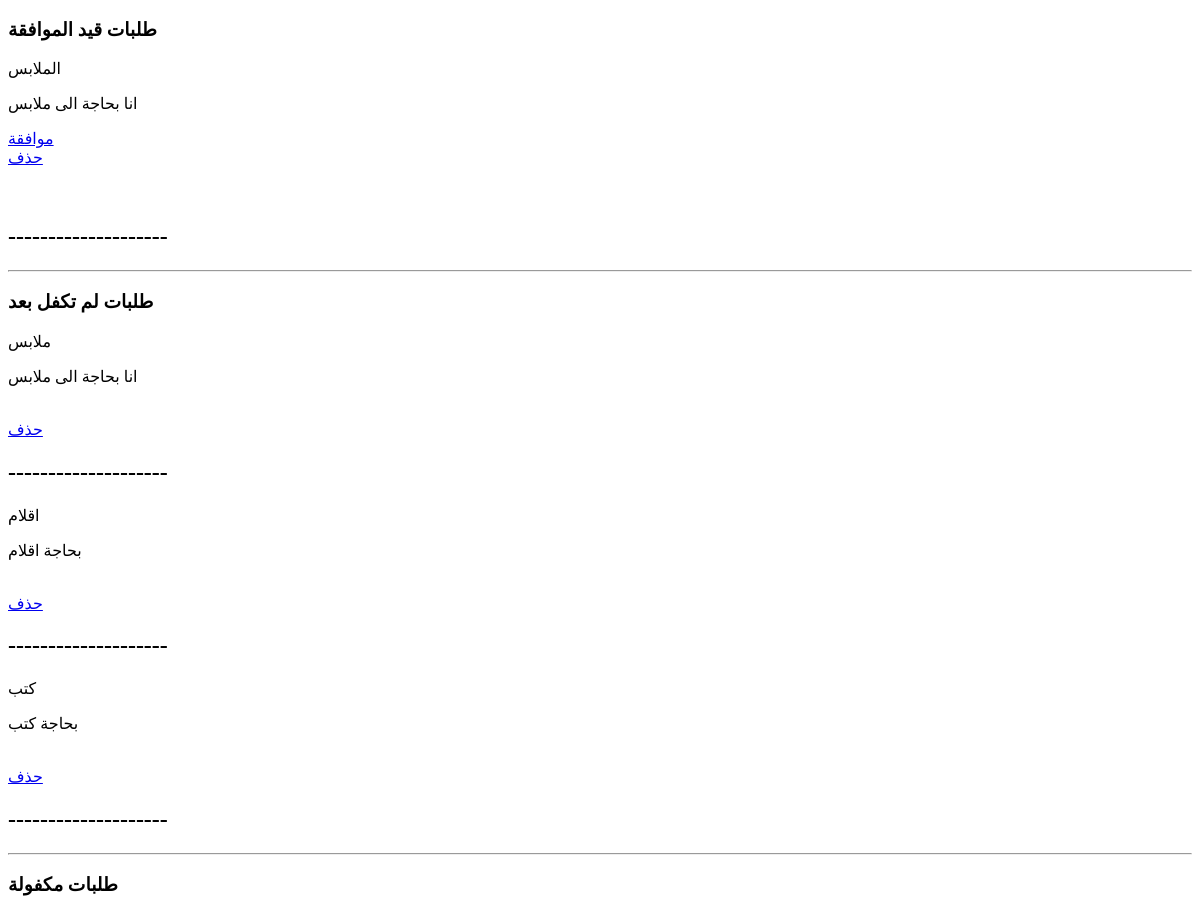
The page /students/view_rq/ (signed in) on the database as committed earlier.
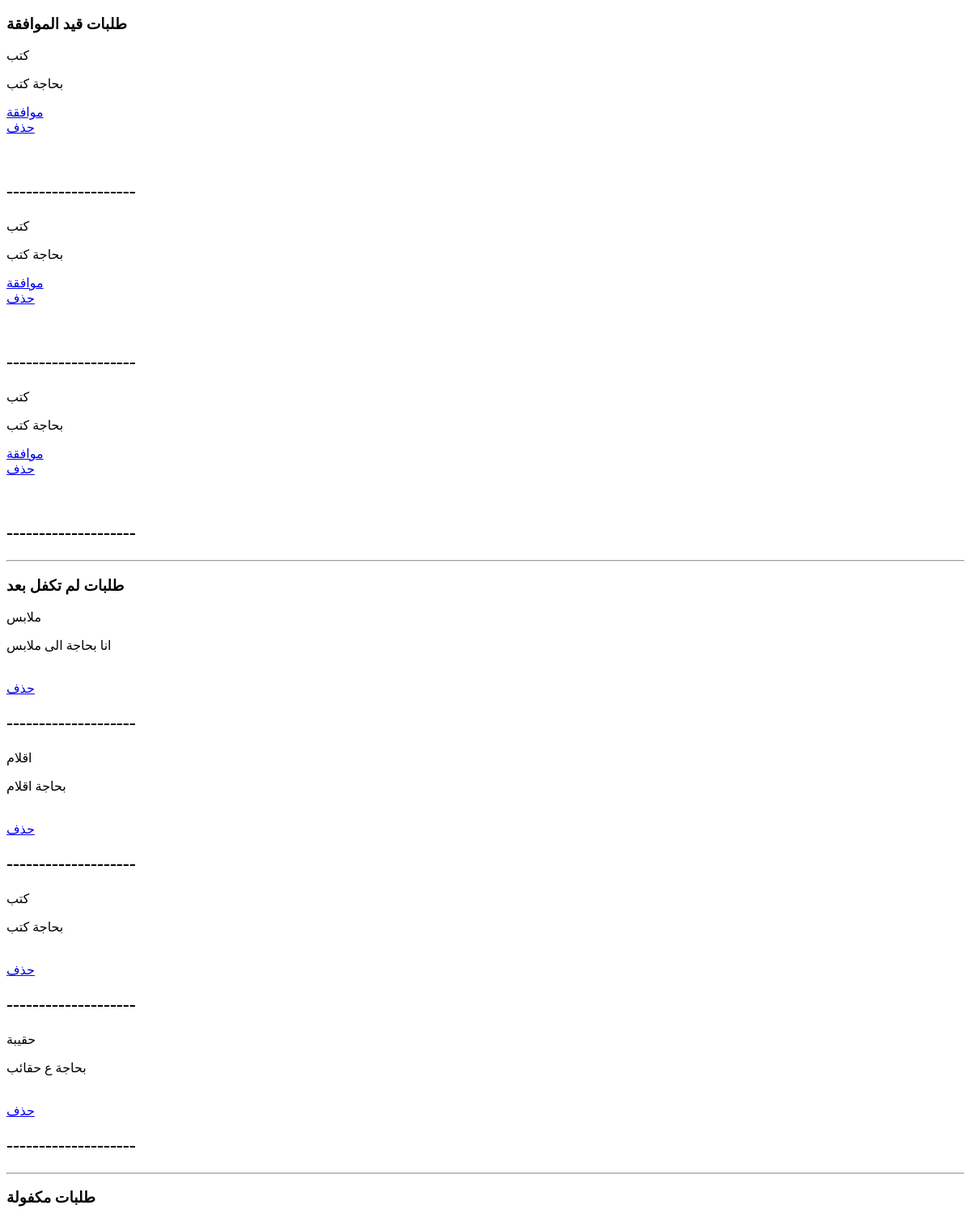
The same page on the database as committed later.
### Students/models.py (models this page shows, shortened)
class Req_st(models.Model):
    title=models.CharField(max_length=200)
    info=models.TextField(max_length=1900)
    sender=models.CharField(max_length=200)
    date_up=models.DateField(auto_now_add=True)
    sponser=models.CharField(max_length=200,blank=True)
    sNumber=models.CharField(max_length=200,blank=True)
    sNumberReq=models.CharField(max_length=200,blank=True)
    approved=models.BooleanField(default=False)
    req_spon=models.CharField(max_length=250,blank=True)
    disable=models.BooleanField(default=False)

### Students/views.py (the view)
# urls.py: path('view_rq/',views.view_req,name='view_rq'),
@requires_csrf_token
def view_req(request):
    if auth(request) == 3:  # student
        waited=''
        approved=''
        sponsed=''
        waited=Req_st.objects.filter(approved=False,sender=request.user,disable=False)
        approved=Req_st.objects.filter(approved=True,sender=request.user,sponser='',disable=False)
        sponsed=Req_st.objects.filter(approved=True,sender=request.user,disable=False)
        return render(request,'view_rq.html',{'approved':approved,'waited':waited , 'auth':auth(request)})
    elif auth(request) == 1:  # admin
        waited=Req_st.objects.filter(approved=False,disable=False)
        approved=Req_st.objects.filter(approved=True, sponser='',disable=False)
        sponsed=Req_st.objects.filter(approved=True,disable=False).exclude(sponser__exact='')
        return render(request,'view_rq.html',{'sponsed':sponsed,'approved':approved,'waited':waited ,'auth':auth(request)})
    else:
        return redirect('home')

### accounts/views.py (called while the page is built, shortened)
def auth(request):
    sponsor_approved = Sponsor.objects.filter(username=request.user)
    student_approved = Students.objects.filter(username=request.user)
    x = 0
    if request.user.is_authenticated and not sponsor_approved and not student_approved:
        x = 1  # admin
    else:
        x = 4  # user
    return x

### Students/templates/view_rq.html (shortened to what this page needs)
<!DOCTYPE html>
<html lang="en">
<head>
</head>
<body>
  {% block body %}
  <div title="Student">
    <h3>
      طلبات قيد الموافقة
    </h3>
    <div class='card-group'>
      {% for i in waited %}
      <div class="card bg-light text-dark" >
        <div class="card-header">
          {{i.title}}
        </div>
    <div class="card-body">
      <p class="card-text">{{i.info}}</p>
      {% if auth == 1 %}
      <a href="{{i.id  | safe}}" class="card-link">موافقة</a>
      <br>
      <a href="del/{{i.id  | safe}}" class="card-link">حذف</a>
      {% endif %}
      <br>
<br>
      <br>
    </div>
  </div>
  <h2> -------------------- </h2>
  {% endfor %}
</div>
<hr>
<div title="Student">
  <h3>طلبات لم تكفل بعد
  </h3>
  <div class='card-group'>
    {% for i in approved %}
    <div class="card bg-light text-dark" >
      <div class="card-header">
        {{i.title}}
      </div>
  <div class="card-body">
    <p class="card-text">{{i.info}}</p>
    <br>
    {% if auth == 1 %}
    <a href="del/{{i.id  | safe}}" class="card-link">حذف</a>
    {% endif %}
</div>
<h2> -------------------- </h2>
{% endfor %}
</div>
<hr>
<div title="Student">
  <h3>
    طلبات مكفولة
  </h3>
</div>
{% endblock %}
</body>
</html>

Rows that differ between the two databases and show on the page:
no longer on this page (row edited): Req_st: title "الملابس", info "انا بحاجة الى ملابس", shown under "طلبات قيد الموافقة"
added Req_st: title "كتب", info "بحاجة كتب", shown under "طلبات قيد الموافقة"
added Req_st: title "كتب", info "بحاجة كتب", shown under "طلبات قيد الموافقة"
added Req_st: title "كتب", info "بحاجة كتب", shown under "طلبات قيد الموافقة"
added Req_st: title "حقيبة", info "بحاجة ع حقائب", shown under "طلبات لم تكفل بعد"
